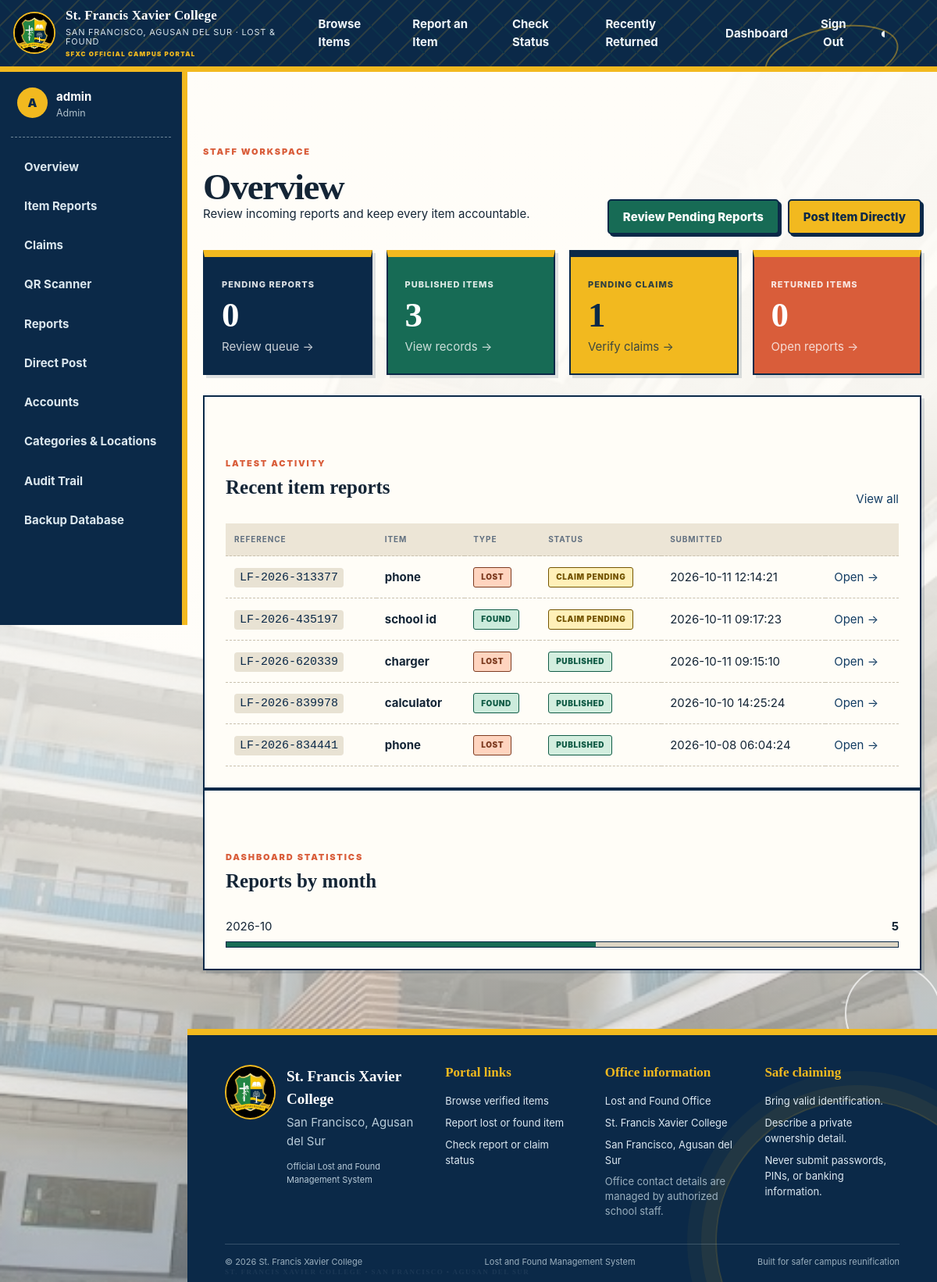
The app's page /dashboard (signed in) with its own data.
### tables this page shows
CREATE TABLE items(
 id INTEGER PRIMARY KEY, public_reference TEXT UNIQUE NOT NULL, qr_token TEXT UNIQUE NOT NULL,
 report_type TEXT NOT NULL CHECK(report_type IN ('lost','found')), title TEXT NOT NULL,
 public_description TEXT NOT NULL, private_details TEXT NOT NULL,
 category_id INTEGER REFERENCES categories(id), location_id INTEGER REFERENCES locations(id),
 event_date TEXT NOT NULL, reporter_name TEXT NOT NULL, reporter_contact TEXT NOT NULL,
 image_name TEXT, status TEXT NOT NULL DEFAULT 'pending_review',
 approved_by INTEGER REFERENCES users(id), approved_at TEXT, created_at TEXT NOT NULL, updated_at TEXT);

### app.py (the view)
    @app.route("/dashboard")
    @staff_required
    def dashboard():
        db = get_db()
        counts = {
            row["status"]: row["total"]
            for row in db.execute("SELECT status, COUNT(*) total FROM items GROUP BY status")
        }
        pending_claims = db.execute("SELECT COUNT(*) n FROM claims WHERE status='pending'").fetchone()["n"]
        monthly = db.execute("SELECT substr(created_at,1,7) month, COUNT(*) total FROM items GROUP BY month ORDER BY month DESC LIMIT 6").fetchall()
        recent = db.execute(
            "SELECT * FROM items ORDER BY created_at DESC LIMIT 8"
        ).fetchall()
        return render_template("dashboard.html", counts=counts, pending_claims=pending_claims, recent=recent, monthly=monthly)

### app.py (called while the page is built)
def get_db():
    if "db" not in g:
        g.db = sqlite3.connect(current_app.config["DATABASE"], uri=current_app.config.get("DATABASE_URI", False))
        g.db.row_factory = sqlite3.Row
        g.db.execute("PRAGMA foreign_keys=ON")
        g.db.execute("PRAGMA busy_timeout=5000")
    return g.db

def get_csrf_token():
    if "csrf_token" not in session:
        session["csrf_token"] = secrets.token_urlsafe(32)
    return session["csrf_token"]

def staff_required(view):
    @wraps(view)
    def wrapped(*args, **kwargs):
        if not session.get("user_id"):
            return redirect(url_for("login"))
        if session.get("role") not in {"staff", "admin"}: abort(403)
        if session.get("must_change_password") and request.endpoint != "change_password":
            return redirect(url_for("change_password"))
        return view(*args, **kwargs)
    return wrapped

### templates/dashboard.html
{% extends 'base.html' %}{% block title %}Dashboard{% endblock %}{% block content %}
<section class="dashboard-head"><div><span class="eyebrow">Staff workspace</span><h1>Overview</h1><p>Review incoming reports and keep every item accountable.</p></div><div class="actions"><a class="button primary" href="{{ url_for('manage_items', status='pending_review') }}">Review Pending Reports</a>{% if session.role == 'admin' %}<a class="button secondary" href="{{ url_for('admin_post_item') }}">Post Item Directly</a>{% endif %}</div></section>
<div class="metric-grid"><article><span>Pending reports</span><strong>{{ counts.get('pending_review',0) }}</strong><a href="{{ url_for('manage_items', status='pending_review') }}">Review queue →</a></article><article><span>Published items</span><strong>{{ counts.get('published',0) }}</strong><a href="{{ url_for('manage_items', status='published') }}">View records →</a></article><article><span>Pending claims</span><strong>{{ pending_claims }}</strong><a href="{{ url_for('manage_claims') }}">Verify claims →</a></article><article><span>Returned items</span><strong>{{ counts.get('returned',0) }}</strong><a href="{{ url_for('reports') }}">Open reports →</a></article></div>
<section class="panel"><div class="panel-head"><div><span class="eyebrow">Latest activity</span><h2>Recent item reports</h2></div><a href="{{ url_for('manage_items') }}">View all</a></div><div class="table-wrap"><table><thead><tr><th>Reference</th><th>Item</th><th>Type</th><th>Status</th><th>Submitted</th><th></th></tr></thead><tbody>{% for item in recent %}<tr><td><code>{{ item.public_reference }}</code></td><td><strong>{{ item.title }}</strong></td><td><span class="pill {{ item.report_type }}">{{ item.report_type }}</span></td><td><span class="status {{ item.status }}">{{ item.status|pretty_status }}</span></td><td>{{ item.created_at }}</td><td><a href="{{ url_for('review_item', item_id=item.id) }}">Open →</a></td></tr>{% else %}<tr><td colspan="6">No reports yet.</td></tr>{% endfor %}</tbody></table></div></section>
<section class="panel chart-panel"><div class="panel-head"><div><span class="eyebrow">Dashboard statistics</span><h2>Reports by month</h2></div></div><div class="bar-list">{% for row in monthly %}<div><span>{{ row.month }}</span><b>{{ row.total }}</b><i style="--bar: {{ [row.total * 12, 100]|min }}%"></i></div>{% else %}<p>No monthly report data yet.</p>{% endfor %}</div></section>
{% endblock %}

### records on screen
items: public_reference "LF-2026-313377", title "phone", report_type "LOST", status|pretty_status "CLAIM PENDING", created_at "2026-10-11 12:14:21"
items: public_reference "LF-2026-435197", title "school id", report_type "FOUND", status|pretty_status "CLAIM PENDING", created_at "2026-10-11 09:17:23"
items: public_reference "LF-2026-620339", title "charger", report_type "LOST", status|pretty_status "PUBLISHED", created_at "2026-10-11 09:15:10"
items: public_reference "LF-2026-839978", title "calculator", report_type "FOUND", status|pretty_status "PUBLISHED", created_at "2026-10-10 14:25:24"
items: public_reference "LF-2026-834441", title "phone", report_type "LOST", status|pretty_status "PUBLISHED", created_at "2026-10-08 06:04:24"

### other values on screen
{{ school_name }} "St. Francis Xavier College"
{{ school_location }} "SAN FRANCISCO, AGUSAN DEL SUR"
{{ session.username[0]|upper }} "A"
{{ session.username }} "admin"
{{ session.role|title }} "Admin"
{{ counts.get('pending_review',0) }} "0"
{{ counts.get('published',0) }} "3"
{{ pending_claims }} "1"
{{ counts.get('returned',0) }} "0"
{{ row.month }} "2026-10"
{{ row.total }} "5"
{{ school_location }} "San Francisco, Agusan del Sur"
{{ current_year }} "2026"
